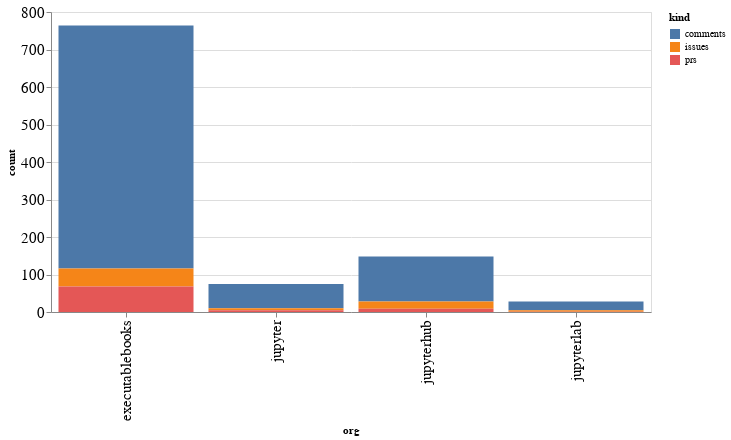

Notebook source saved alongside this figure:
### Code cell
alt.Chart(org_summaries, width=600).mark_bar().encode(
    x='org',
    y='count',
    color='kind',
    tooltip="org"
)

### Figure 1 — Vega-Lite specification as saved in the notebook (floating-point values rounded to 4 significant figures)
{"config": {"axisLeft": {"labelFontSize": 15}, "axisBottom": {"labelFontSize": 15}}, "data": {"name": "data-f370cd3c3d5105e059fce3a2bf8eb293"}, "mark": "bar", "encoding": {"color": {"type": "nominal", "field": "kind"}, "tooltip": {"type": "nominal", "field": "org"}, "x": {"type": "nominal", "field": "org"}, "y": {"type": "quantitative", "field": "count"}}, "width": 600, "$schema": "https://vega.github.io/schema/vega-lite/v4.8.1.json", "datasets": {"data-f370cd3c3d5105e059fce3a2bf8eb293": [{"org": "executablebooks", "kind": "comments", "count": 648}, {"org": "executablebooks", "kind": "issues", "count": 48}, {"org": "executablebooks", "kind": "prs", "count": 68}, {"org": "jupyter", "kind": "comments", "count": 65}, {"org": "jupyter", "kind": "issues", "count": 5}, {"org": "jupyter", "kind": "prs", "count": 5}, {"org": "jupyterhub", "kind": "comments", "count": 120}, {"org": "jupyterhub", "kind": "issues", "count": 19}, {"org": "jupyterhub", "kind": "prs", "count": 9}, {"org": "jupyterlab", "kind": "comments", "count": 23}, {"org": "jupyterlab", "kind": "issues", "count": 4}, {"org": "jupyterlab", "kind": "prs", "count": 1}]}}
